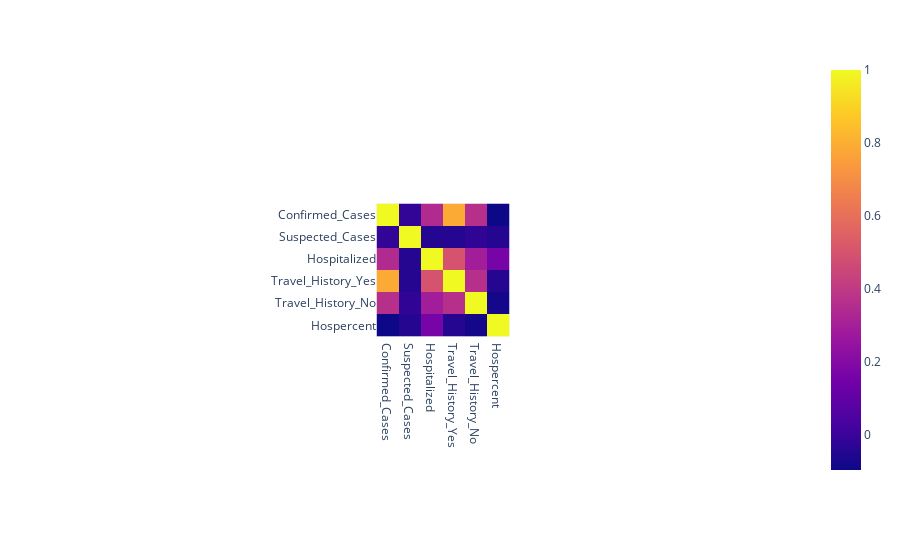

Notebook source saved alongside this figure:
### Markdown cell above
<h4>Correlações</h4>

### Code cell
fig = px.imshow(casos_mundo.corr())
fig.show()

### Figure 1 — Plotly figure (JSON) as saved in the notebook; plotly's stock layout.template omitted (floating-point values rounded to 4 significant figures)
{"data": [{"coloraxis": "coloraxis", "hovertemplate": "x: %{x}<br>y: %{y}<br>color: %{z}<extra></extra>", "name": "0", "type": "heatmap", "x": ["Confirmed_Cases", "Suspected_Cases", "Hospitalized", "Travel_History_Yes", "Travel_History_No", "Hospercent"], "xaxis": "x", "y": ["Confirmed_Cases", "Suspected_Cases", "Hospitalized", "Travel_History_Yes", "Travel_History_No", "Hospercent"], "yaxis": "y", "z": [[1, -0.01466, 0.343, 0.7868, 0.3659, -0.09597], [-0.01466, 1, -0.04395, -0.04714, -0.02157, -0.04605], [0.343, -0.04395, 1, 0.4976, 0.2907, 0.1632], [0.7868, -0.04714, 0.4976, 1, 0.3639, -0.04706], [0.3659, -0.02157, 0.2907, 0.3639, 1, -0.07895], [-0.09597, -0.04605, 0.1632, -0.04706, -0.07895, 1]]}], "layout": {"autosize": true, "coloraxis": {"colorscale": [[0, "#0d0887"], [0.1111, "#46039f"], [0.2222, "#7201a8"], [0.3333, "#9c179e"], [0.4444, "#bd3786"], [0.5556, "#d8576b"], [0.6667, "#ed7953"], [0.7778, "#fb9f3a"], [0.8889, "#fdca26"], [1, "#f0f921"]]}, "margin": {"t": 60}, "xaxis": {"anchor": "y", "autorange": true, "constrain": "domain", "domain": [0.4085, 0.5915], "range": [-0.5, 5.5], "scaleanchor": "y", "type": "category"}, "yaxis": {"anchor": "x", "autorange": true, "constrain": "domain", "domain": [0, 1], "range": [5.5, -0.5], "type": "category"}}}
